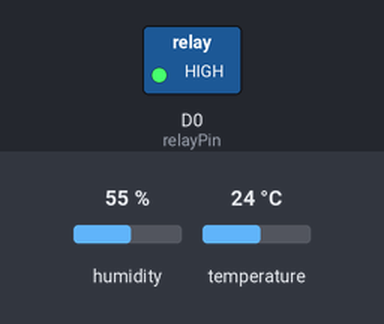
The sketch below on a simulated ESP8266 (NodeMCU). Parts: switched loads named in the sketch (green lamp = pin HIGH). The test bench sets the inputs (shaded band); at power-on: humidity 55 %, temperature 24 °C. WiFi joins after 1.5 s; servers stay silent unless stated; uploads are accepted with an empty reply; what the sketch prints to the serial monitor is not drawn.

Above: at 2.7 s.
2.8 s: humidity set to 60 %
13.2 s: humidity set to 63 %
At 23.3 s:
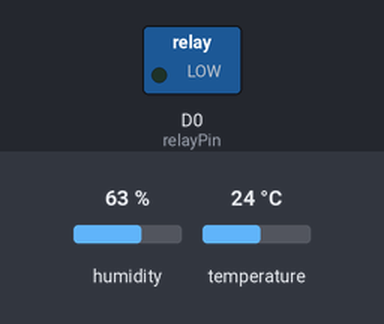
Timing chart, 0 to 24.8 s (numbered marks = the images above; inputs shaded):
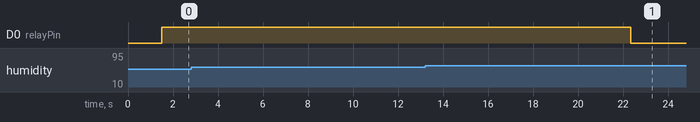

Measured:
- the behaviour switches between 61 and 62 % on humidity (found by bisection; images 0 and 1)
- after the input at 2.8 s, every drawn part: stays the same
- after the input at 13.2 s, D0 (relayPin): HIGH → LOW after 9.1 s

The sketch:

sketch_jun24a.ino
```cpp
//Muhammad Azizi Mohd Ariffin
//mazizi@tmsk.uitm.edu.my
//ESP8266 with Cloud Server

#include <ESP8266WiFi.h>
#include <ESP8266HTTPClient.h>
#include <WiFiClient.h>
#include "DHT.h"

#define DHTTYPE DHT11

uint8_t DHTPin = D4;
uint8_t relayPin = D0;

DHT dht(DHTPin, DHTTYPE);

float Temperature;
float Humidity;

//const char* ssid     = "AziSheNetwork2.4@unifi";
const char* ssid     = "Azizi";
const char* password = "0178822437";

const char* serverName = "http://165.22.98.67//post-esp-data.php";

String apiKeyValue = "tPmAT5Ab3j7F9";

String sensorName = "DHT11";
String sensorLocation = "IoTDemo";

void setup()
{
  Serial.begin(9600);
  WiFi.begin(ssid, password);
  Serial.println("Connecting");
  while(WiFi.status() != WL_CONNECTED) {
    delay(500);
    Serial.print(".");
  }
  Serial.println("");
  Serial.print("Connected to WiFi network with IP Address: ");
  Serial.println(WiFi.localIP());

  dht.begin();

  pinMode(relayPin, OUTPUT);
  digitalWrite(relayPin, HIGH);
}

void loop()
{
  if(WiFi.status()== WL_CONNECTED){
    HTTPClient http;

    http.begin(serverName);

    http.addHeader("Content-Type", "application/x-www-form-urlencoded");

    String httpRequestData = "api_key=" + apiKeyValue + "&sensor=" + sensorName + "&location=" + sensorLocation + "&value1=" + String(dht.readTemperature()) + "&value2=" + String(dht.readHumidity()) + "&value3=" + String(0.00) + "";
    Serial.print("httpRequestData: ");
    Serial.println(httpRequestData);

    int httpResponseCode = http.POST(httpRequestData);
    if (httpResponseCode>0) {
      Serial.print("HTTP Response code: ");
      Serial.println(httpResponseCode);
    }
    else {
      Serial.print("Error code: ");
      Serial.println(httpResponseCode);
    }
    // Free resources
    http.end();
  }
  else {
    Serial.println("WiFi Disconnected");
  }


  if(dht.readHumidity()>= 62.00 ){
   digitalWrite(relayPin, LOW);
   delay(10000);
   digitalWrite(relayPin, HIGH);
  }
  else{
    delay(10000);
  }
}
```
